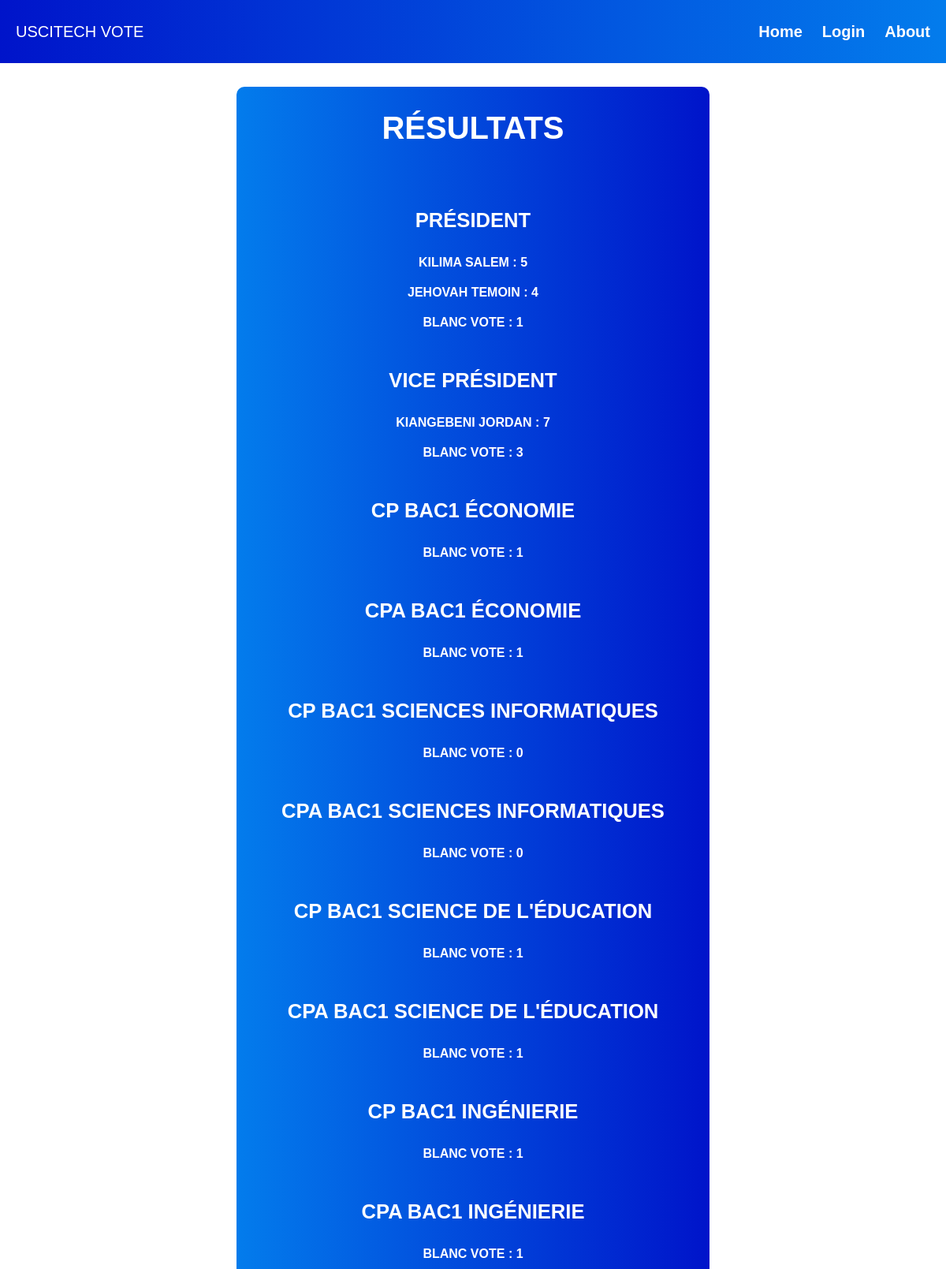
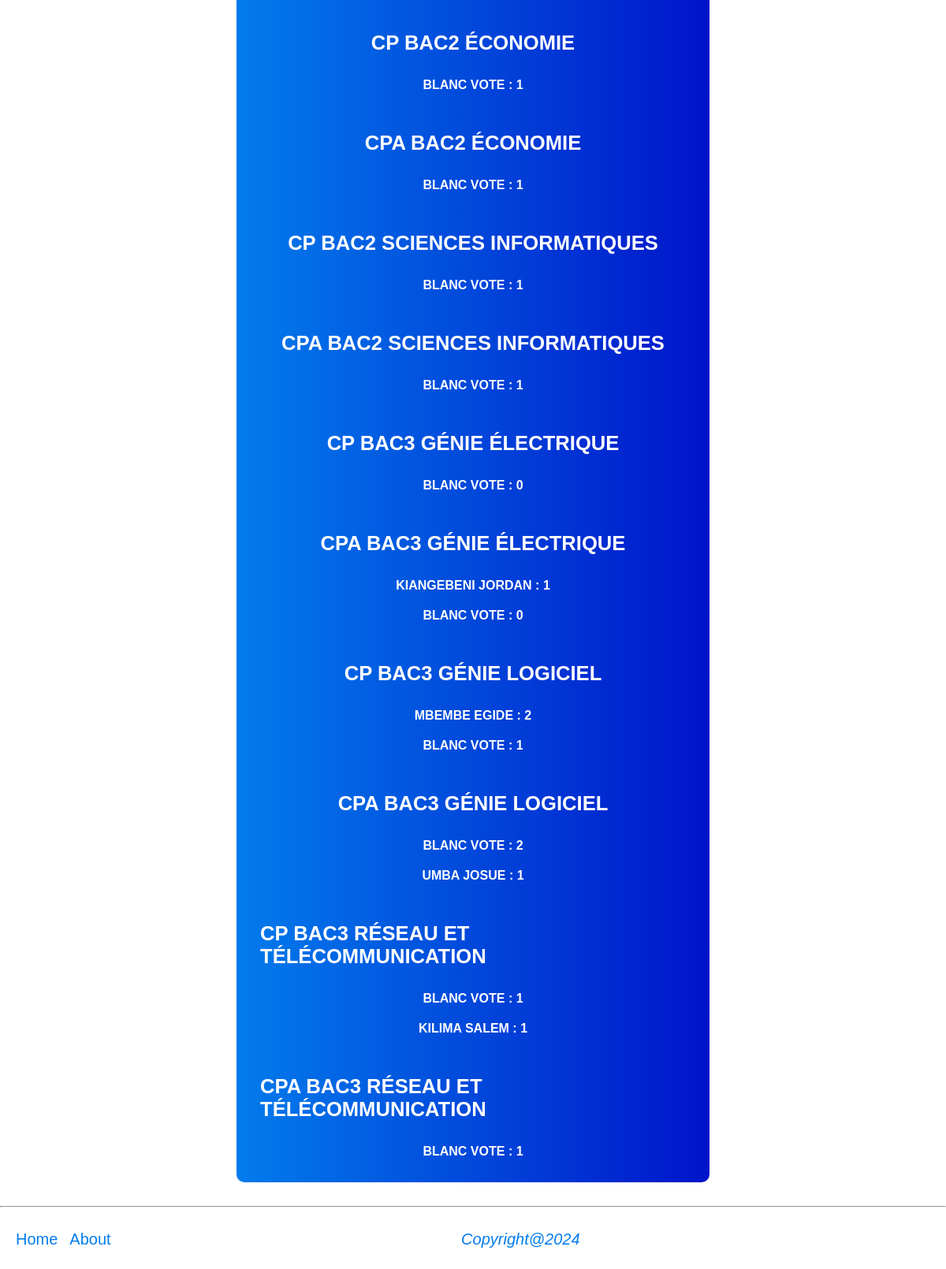
Screenshot of /results_form.php with the database file from the repository (2 pictures, top to bottom).
### tables this page shows
CREATE TABLE `candidat` (
  `id` int(11) NOT NULL,
  `etudiant` int(11) NOT NULL,
  `poste` int(11) NOT NULL
);

CREATE TABLE `vote_2` (
  `id` int(11) NOT NULL,
  `nom` varchar(256) NOT NULL,
  `voix` int(11) NOT NULL
);

### treat_candidat.php (called while the page is built, shortened)
<?php
require_once(__DIR__ ."/dbconnection.php");
require_once(__DIR__ ."/results.php");
$presidences= $mysqlClient-> prepare("SELECT * FROM vote_2 ORDER BY voix DESC");
$presidences-> execute();
$presidences= $presidences-> fetchAll();

### fonctions.php (called while the page is built, shortened)
<?php
function getPresidenceVote($mysqlClient, $titre) {
    $query= "SELECT c.id AS id, CONCAT(e.nom, ' ', e.prenom) AS nom, COUNT(v.candidat) AS voix
            FROM etudiant e
            LEFT JOIN candidat c ON e.id = c.etudiant
            LEFT JOIN vote v ON c.id = v.candidat
            LEFT JOIN poste p ON p.id = c.poste
            WHERE p.titre = :titre
            GROUP BY e.nom
            ORDER BY voix DESC";
    $stmt= $mysqlClient-> prepare($query);
    $stmt->execute(['titre' => $titre]) or die(print_r($mysqlClient->errorInfo()));
    $result= $stmt->fetchAll();
    return $result;
}
function getCpsVote($mysqlClient, $titre, $promotion, $options) {
    $query= "SELECT CONCAT(e.nom, ' ', e.prenom) AS nom, COUNT(v.candidat) AS voix
            FROM etudiant e
            LEFT JOIN candidat c ON e.id = c.etudiant
            LEFT JOIN vote v ON c.id = v.candidat
            LEFT JOIN poste p ON p.id = c.poste
            WHERE p.titre = :titre AND e.promotion= :promotion AND e.options= :options
            GROUP BY e.nom
            ORDER BY voix DESC";
    $stmt= $mysqlClient-> prepare($query);
    $stmt->execute(['titre' => $titre, 'promotion' => $promotion, 'options' => $options]) or die(print_r($mysqlClient->errorInfo()));
    $result= $stmt->fetchAll();
    return $result;
}
?>

### results.php (called while the page is built, shortened)
<?php
require_once(__DIR__ ."/fonctions.php");
$presidence= getPresidenceVote($mysqlClient, 'president');
$vice_presidence= getPresidenceVote($mysqlClient, 'vice president');
$cp_bac1_economie= getCpsVote($mysqlClient, 'cp', 'bac1', 'economie');
$cp_bac1_ingenierie= getCpsVote($mysqlClient, 'cp', 'bac1', 'ingenierie');
$cp_bac1_education= getCpsVote($mysqlClient, 'cp', 'bac1', 'science education');
$cp_bac1_informatique= getCpsVote($mysqlClient, 'cp', 'bac1', 'sciences informatiques');
$cpa_bac1_economie= getCpsVote($mysqlClient, 'cpa', 'bac1', 'economie');
$cpa_bac1_ingenierie= getCpsVote($mysqlClient, 'cpa', 'bac1', 'ingenierie');
$cpa_bac1_education= getCpsVote($mysqlClient, 'cpa', 'bac1', 'science education');
$cpa_bac1_informatique= getCpsVote($mysqlClient, 'cpa', 'bac1', 'sciences informatiques');
$cp_bac2_economie= getCpsVote($mysqlClient, 'cp', 'bac2', 'economie');
$cp_bac2_informatique= getCpsVote($mysqlClient, 'cp', 'bac2', 'sciences informatiques');
$cpa_bac2_economie= getCpsVote($mysqlClient, 'cpa', 'bac2', 'economie');
$cpa_bac2_informatique= getCpsVote($mysqlClient, 'cpa', 'bac2', 'sciences informatiques');
$cp_bac3_genielogiciel= getCpsVote($mysqlClient, 'cp', 'bac3', 'genie logiciel');
$cp_bac3_reseau= getCpsVote($mysqlClient, 'cp', 'bac3', 'reseau telecommunication');
$cp_bac3_genieelectrique= getCpsVote($mysqlClient, 'cp', 'bac3', 'genie electrique');
$cpa_bac3_genielogiciel= getCpsVote($mysqlClient, 'cpa', 'bac3', 'genie logiciel');
$cpa_bac3_reseau= getCpsVote($mysqlClient, 'cpa', 'bac3', 'reseau telecommunication');
$cpa_bac3_genieelectrique= getCpsVote($mysqlClient, 'cpa', 'bac3', 'genie electrique');
?>

### results_form.php (the view, shortened to what this page needs)
<?php
require_once(__DIR__ ."/results.php");
require_once(__DIR__ ."/treat_candidat.php");
?>
<!DOCTYPE html>
<html lang="en">
<head>
    <link rel="stylesheet" href="styles/style.css">
    <link rel="stylesheet" href="styles/style2.css">
</head>
<body>
    <?php require_once(__DIR__ . "/header.php") ?>
    <section class="section-results">
        <h1>résultats</h1>
        <div>
            <h2>président</h2>
            <?php foreach($presidences as $president): ?>
                <p><?php echo $president["nom"]; ?> : <?php echo $president["voix"]; ?></p>
            <?php endforeach; ?>
        </div>
        <div>
            <h2>vice président</h2>
            <?php foreach($vice_presidence as $vice_president): ?>
                <p><?php echo $vice_president["nom"]; ?> : <?php echo $vice_president["voix"]; ?></p>
            <?php endforeach; ?>
        </div>
        <div>
            <h2>cp bac1 économie</h2>
            <?php foreach($cp_bac1_economie as $cp): ?>
                <p><?php echo $cp["nom"]; ?> : <?php echo $cp["voix"]; ?></p>
            <?php endforeach; ?>
        </div>
        <div>
            <h2>cpa bac1 économie</h2>
            <?php foreach($cpa_bac1_economie as $cpa): ?>
                <p><?php echo $cpa["nom"]; ?> : <?php echo $cpa["voix"]; ?></p>
            <?php endforeach; ?>
        </div>
        <div>
            <h2>cp bac1 sciences informatiques</h2>
            <?php foreach($cp_bac1_informatique as $cp): ?>
                <p><?php echo $cp["nom"]; ?> : <?php echo $cp["voix"]; ?></p>
            <?php endforeach; ?>
        </div>
        <div>
            <h2>cpa bac1 sciences informatiques</h2>
            <?php foreach($cpa_bac1_informatique as $cpa): ?>
                <p><?php echo $cpa["nom"]; ?> : <?php echo $cpa["voix"]; ?></p>
            <?php endforeach; ?>
        </div>
        <div>
            <h2>cp bac1 science de l'éducation</h2>
            <?php foreach($cp_bac1_education as $cp): ?>
                <p><?php echo $cp["nom"]; ?> : <?php echo $cp["voix"]; ?></p>
            <?php endforeach; ?>
        </div>
        <div>
            <h2>cpa bac1 science de l'éducation</h2>
            <?php foreach($cpa_bac1_education as $cpa): ?>
                <p><?php echo $cpa["nom"]; ?> : <?php echo $cpa["voix"]; ?></p>
            <?php endforeach; ?>
        </div>
        <div>
            <h2>cp bac1 ingénierie</h2>
            <?php foreach($cp_bac1_ingenierie as $cp): ?>
                <p><?php echo $cp["nom"]; ?> : <?php echo $cp["voix"]; ?></p>
            <?php endforeach; ?>
        </div>
        <div>
            <h2>cpa bac1 ingénierie</h2>
            <?php foreach($cpa_bac1_ingenierie as $cpa): ?>
                <p><?php echo $cpa["nom"]; ?> : <?php echo $cpa["voix"]; ?></p>
            <?php endforeach; ?>
        </div>
        <div>
            <h2>cp bac2 économie</h2>
            <?php foreach($cp_bac2_economie as $cp): ?>
                <p><?php echo $cp["nom"]; ?> : <?php echo $cp["voix"]; ?></p>
            <?php endforeach; ?>
        </div>
        <div>
            <h2>cpa bac2 économie</h2>
            <?php foreach($cpa_bac2_economie as $cpa): ?>
                <p><?php echo $cpa["nom"]; ?> : <?php echo $cpa["voix"]; ?></p>
            <?php endforeach; ?>
        </div>
        <div>
            <h2>cp bac2 sciences informatiques</h2>
            <?php foreach($cp_bac2_informatique as $cp): ?>
                <p><?php echo $cp["nom"]; ?> : <?php echo $cp["voix"]; ?></p>
            <?php endforeach; ?>
        </div>
        <div>
            <h2>cpa bac2 sciences informatiques</h2>
            <?php foreach($cpa_bac2_informatique as $cpa): ?>
                <p><?php echo $cpa["nom"]; ?> : <?php echo $cpa["voix"]; ?></p>
            <?php endforeach; ?>
        </div>
        <div>
            <h2>cp bac3 génie électrique</h2>
            <?php foreach($cp_bac3_genieelectrique as $cp): ?>
                <p><?php echo $cp["nom"]; ?> : <?php echo $cp["voix"]; ?></p>
            <?php endforeach; ?>
        </div>
        <div>
            <h2>cpa bac3 génie électrique</h2>
            <?php foreach($cpa_bac3_genieelectrique as $cpa): ?>
                <p><?php echo $cpa["nom"]; ?> : <?php echo $cpa["voix"]; ?></p>
            <?php endforeach; ?>
        </div>
        <div>
            <h2>cp bac3 génie logiciel</h2>
            <?php foreach($cp_bac3_genielogiciel as $cp): ?>
                <p><?php echo $cp["nom"]; ?> : <?php echo $cp["voix"]; ?></p>
            <?php endforeach; ?>
        </div>
        <div>
            <h2>cpa bac3 génie logiciel</h2>
            <?php foreach($cpa_bac3_genielogiciel as $cpa): ?>
                <p><?php echo $cpa["nom"]; ?> : <?php echo $cpa["voix"]; ?></p>
            <?php endforeach; ?>
        </div>
        <div>
            <h2>cp bac3 réseau et télécommunication</h2>
            <?php foreach($cp_bac3_reseau as $cp): ?>
                <p><?php echo $cp["nom"]; ?> : <?php echo $cp["voix"]; ?></p>
            <?php endforeach; ?>
        </div>
        <div>
            <h2>cpa bac3 réseau et télécommunication</h2>
            <?php foreach($cpa_bac3_reseau as $cpa): ?>
                <p><?php echo $cpa["nom"]; ?> : <?php echo $cpa["voix"]; ?></p>
            <?php endforeach; ?>
        </div>
    </section>
    <?php require_once(__DIR__ . "/footer.php") ?>
</body>
</html>

### header.php (shortened to what this page needs)
<header class="d-flex">
    <?php if(isset($_SESSION['logged_student'])): ?>
        <p style="font-size: 20px;"><a href="home.php">USCITECH VOTE</a></p>
    <?php else :?>
        <p style="font-size: 20px;"><a href="index.php">USCITECH VOTE</a></p>
    <?php endif; ?>
    <nav>
        <?php if(isset($_SESSION['logged_student'])): ?>
            <a href="home.php">Home</a>
            <?php if($_SESSION['logged_student']['promotion'] == "GOLD") : ?>
                <a href="results_form.php">Results</a>
            <?php else : ?>
                <a href="vote.php">Vote</a>
            <?php endif; ?>
            <a href="about.php">About</a>
            <a href="logout.php">LogOut</a>
        <?php else :?>
            <a href="index.php">Home</a>
            <a href="login.php">Login</a>
            <a href="about.php">About</a>
        <?php endif; ?>
    </nav>
</header>

### footer.php (shortened to what this page needs)
<hr>
<footer class="d-flex">
    <nav class="nav-foot">
        <?php if(isset($_SESSION['logged_student'])): ?>
            <a href="home.php">Home</a>
        <?php else :?>
            <a href="index.php">Home</a>
        <?php endif; ?>
        <a href="about.php">About</a>
    </nav>
    <i>Copyright@2024</i>
</footer>

### styles/style.css (style rules this page uses)
* { margin: 0; padding: 0; box-sizing: border-box; font-family: 'Poppins', sans-serif; }
.d-flex { display: flex; }
header { height: 10vh; justify-content: space-between; align-items: center; padding: 20px; background-image: linear-gradient(to left, rgb(3, 124, 236), rgb(0, 20, 202)); color: white; }
header nav { display: flex; gap: 25px; font-size: 20px; font-weight: 600; }
header a { text-decoration: none; color: white; }
footer { height: 10vh; justify-content: space-between; align-items: center; color: rgb(3, 124, 236); padding: 20px; font-weight: 500; font-size: 20px; }
.nav-foot { display: flex; gap: 15px; }
.nav-foot a { text-decoration: none; color: rgb(3, 124, 236); }

### styles/style2.css (style rules this page uses)
.section-results { display: flex; flex-direction: column; justify-content: center; align-items: center; text-transform: uppercase; width: 50vw; margin: 30px auto; padding: 30px; background-image: linear-gradient(to right, rgb(3, 124, 236), rgb(0, 20, 202)); color: white; border-radius: 10px; gap: 50px; }
.section-results h1 { font-size: 2.5em; margin-bottom: 30px; }
.section-results div { display: flex; flex-direction: column; justify-content: center; align-items: center; gap: 20px; }
.section-results h2 { font-size: 1.6em; margin-bottom: 10px; }
.section-results p { font-weight: 600; }

### rows the page displays
candidat: nom "KILIMA SALEM", voix "5"
vote_2: nom "JEHOVAH TEMOIN", voix "4"
vote_2: nom "BLANC VOTE", voix "1"
candidat: nom "KIANGEBENI JORDAN", voix "7"
candidat: nom "BLANC VOTE", voix "3"

### other values shown
$cp["nom"] "BLANC VOTE"
$cp["voix"] "1"
$cpa["nom"] "BLANC VOTE"
$cpa["voix"] "1"
$cp["voix"] "0"
$cpa["voix"] "0"
$cpa["nom"] "KIANGEBENI JORDAN"
$cp["nom"] "MBEMBE EGIDE"
$cp["voix"] "2"
$cpa["voix"] "2"
$cpa["nom"] "UMBA JOSUE"
$cp["nom"] "KILIMA SALEM"
